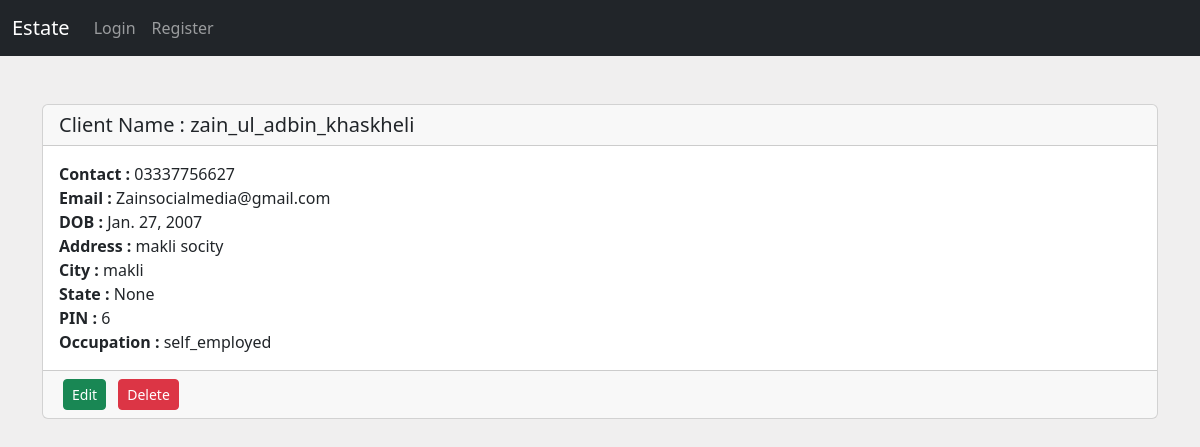
The page /view_client/1 on the database its author committed.
### main/models.py (models this page shows, shortened)
class Client(models.Model):
  client_name = models.CharField( max_length=150)
  client_contact = models.CharField(max_length=20)
  client_mail = models.EmailField(max_length=250,)
  client_DOB = models.DateField(auto_now=False, auto_now_add=False)
  client_address = models.CharField(max_length=500)
  client_city = models.CharField( max_length=100)
  client_state = models.CharField(max_length=50, blank=True, null=True)
  client_pin = models.IntegerField()
  OCCUPATION_CHOICES = [
        ('self_employed', 'Self Employed'),
        ('govt_employee', 'Government Employee'),
        ('private_employee', 'Private Employee'),
        ('others', 'Others'),
    ]
  occupation = models.CharField(max_length=20, choices=OCCUPATION_CHOICES)
  owner = models.IntegerField(blank=False, default=1)

### main/views.py (the view)
# urls.py: path('view_client/<int:client_id>', views.view_client, name='view_client' ),
def view_client(request, client_id):
    client = Client.objects.get(pk=client_id)
    return render(request, 'view_client.html', {'client' : client})

### main/templates/view_client.html (shortened to what this page needs)
{% extends "base.html" %}
{% block content %}
<div class='container my-5'>
    <div class="card">
      <h5 class="card-header">Client Name : {{ client.client_name }}</h5>
      <div class="card-body">
        <b>Contact :</b> {{ client.client_contact }}</br>
        <b>Email :</b> {{ client.client_mail }}</br>
        <b>DOB :</b> {{ client.client_DOB }}</br>
        <b>Address :</b> {{ client.client_address }}</br>
        <b>City :</b> {{ client.client_city }}</br>
        <b>State :</b> {{ client.client_state }}</br>
        <b>PIN :</b> {{ client.client_pin }}</br>
        <b>Occupation :</b> {{ client.occupation }}</br>
      </div>
      <div class="card-footer text-body-secondary">
        <a class='btn btn-success btn-sm mx-1' href="{% url "edit_client" client.id %}">Edit</a>
        <a class='btn btn-danger btn-sm mx-1' align='right' href="{% url "delete_client" client.id %}" onclick="return confirm('Are you sure u want to delete this client?')">Delete</a>
      </div>
    </div>
</div>
{% endblock content %}

### main/templates/base.html (style rules this page uses)
body { background-color: rgb(240, 239, 239); }

### rows shown on the page
Client: client_name "zain_ul_adbin_khaskheli", client_contact "03337756627", client_mail "Zainsocialmedia@gmail.com", client_DOB "Jan. 27, 2007", client_address "makli socity", client_city "makli", client_state "None", client_pin "6", occupation "self_employed"
